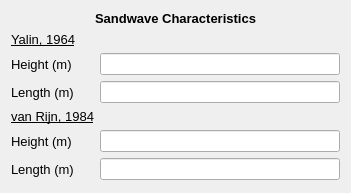
           <widget class="QWidget" name="formLayoutWidget_4">
            <property name="geometry">
             <rect>
              <x>410</x>
              <y>430</y>
              <width>351</width>
              <height>193</height>
             </rect>
            </property>
            <layout class="QFormLayout" name="formLayout_5">
             <item row="1" column="0">
              <widget class="QLabel" name="yalin1964_lbl">
               <property name="font">
                <font>
                 <family>MS Shell Dlg 2</family>
                 <pointsize>10</pointsize>
                 <weight>50</weight>
                 <bold>false</bold>
                 <underline>true</underline>
                </font>
               </property>
               <property name="text">
                <string>&lt;html&gt;&lt;head/&gt;&lt;body&gt;&lt;p&gt;Yalin, 1964&lt;/p&gt;&lt;/body&gt;&lt;/html&gt;</string>
               </property>
              </widget>
             </item>
             <item row="2" column="0">
              <widget class="QLabel" name="swHeightYalin_lbl">
               <property name="font">
                <font>
                 <family>MS Shell Dlg 2</family>
                 <pointsize>10</pointsize>
                </font>
               </property>
               <property name="text">
                <string>Height (m)</string>
               </property>
              </widget>
             </item>
             <item row="2" column="1">
              <widget class="QLineEdit" name="swHeightYalin_txt">
               <property name="readOnly">
                <bool>true</bool>
               </property>
              </widget>
             </item>
             <item row="3" column="0">
              <widget class="QLabel" name="swLengthYalin_lbl">
               <property name="font">
                <font>
                 <family>MS Shell Dlg 2</family>
                 <pointsize>10</pointsize>
                </font>
               </property>
               <property name="text">
                <string>Length (m)</string>
               </property>
              </widget>
             </item>
             <item row="3" column="1">
              <widget class="QLineEdit" name="swLengthYalin_txt">
               <property name="readOnly">
                <bool>true</bool>
               </property>
              </widget>
             </item>
             <item row="4" column="0">
              <widget class="QLabel" name="vanRijn1984_lbl">
               <property name="font">
                <font>
                 <family>MS Shell Dlg 2</family>
                 <pointsize>10</pointsize>
                 <weight>50</weight>
                 <bold>false</bold>
                 <underline>true</underline>
                </font>
               </property>
               <property name="text">
                <string>&lt;html&gt;&lt;head/&gt;&lt;body&gt;&lt;p&gt;van Rijn, 1984&lt;/p&gt;&lt;/body&gt;&lt;/html&gt;</string>
               </property>
              </widget>
             </item>
             <item row="5" column="0">
              <widget class="QLabel" name="swLengthvanRijn_lbl">
               <property name="font">
                <font>
                 <family>MS Shell Dlg 2</family>
                 <pointsize>10</pointsize>
                </font>
               </property>
               <property name="text">
                <string>Height (m)</string>
               </property>
              </widget>
             </item>
             <item row="5" column="1">
              <widget class="QLineEdit" name="swHeightvanRijn_txt">
               <property name="readOnly">
                <bool>true</bool>
               </property>
              </widget>
             </item>
             <item row="6" column="0">
              <widget class="QLabel" name="swLengthvanRijn_lbl_2">
               <property name="font">
                <font>
                 <family>MS Shell Dlg 2</family>
                 <pointsize>10</pointsize>
                </font>
               </property>
               <property name="text">
                <string>Length (m)</string>
               </property>
              </widget>
             </item>
             <item row="6" column="1">
              <widget class="QLineEdit" name="swLengthvanRijn_txt">
               <property name="readOnly">
                <bool>true</bool>
               </property>
              </widget>
             </item>
             <item row="0" column="0" colspan="2">
              <widget class="QLabel" name="swCharacteristics_lbl">
               <property name="font">
                <font>
                 <family>MS Shell Dlg 2</family>
                 <pointsize>10</pointsize>
                 <weight>75</weight>
                 <bold>true</bold>
                </font>
               </property>
               <property name="text">
                <string>&lt;html&gt;&lt;head/&gt;&lt;body&gt;&lt;p align=&quot;center&quot;&gt;Sandwave Characteristics&lt;/p&gt;&lt;/body&gt;&lt;/html&gt;</string>
               </property>
              </widget>
             </item>
            </layout>
           </widget>
